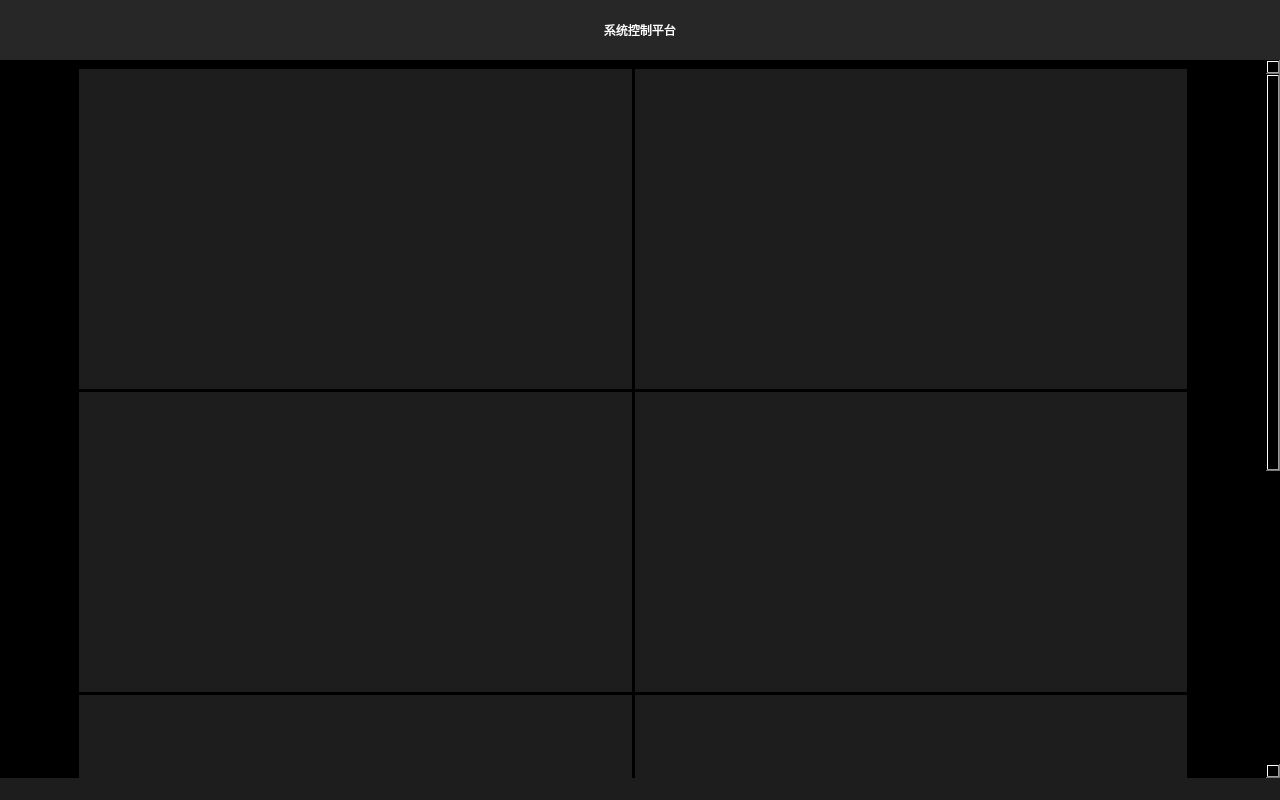
<?xml version="1.0" encoding="UTF-8"?>
<ui version="4.0">
 <class>MainWindow</class>
 <widget class="QMainWindow" name="MainWindow">
  <property name="geometry">
   <rect>
    <x>0</x>
    <y>0</y>
    <width>1280</width>
    <height>800</height>
   </rect>
  </property>
  <property name="windowTitle">
   <string>MainWindow</string>
  </property>
  <property name="styleSheet">
   <string notr="true">background-color: rgb(0, 0, 0);</string>
  </property>
  <widget class="QWidget" name="centralwidget">
   <layout class="QVBoxLayout" name="verticalLayout">
    <property name="spacing">
     <number>0</number>
    </property>
    <property name="leftMargin">
     <number>0</number>
    </property>
    <property name="topMargin">
     <number>0</number>
    </property>
    <property name="rightMargin">
     <number>0</number>
    </property>
    <property name="bottomMargin">
     <number>0</number>
    </property>
    <item>
     <widget class="QLabel" name="titleLabel">
      <property name="sizePolicy">
       <sizepolicy hsizetype="Preferred" vsizetype="MinimumExpanding">
        <horstretch>0</horstretch>
        <verstretch>0</verstretch>
       </sizepolicy>
      </property>
      <property name="minimumSize">
       <size>
        <width>0</width>
        <height>0</height>
       </size>
      </property>
      <property name="maximumSize">
       <size>
        <width>16777215</width>
        <height>60</height>
       </size>
      </property>
      <property name="styleSheet">
       <string notr="true">background-color: rgb(39, 39, 39);
font: 29pt &quot;宋体&quot;;
color: rgb(90, 174, 242);
color: rgb(85, 255, 255);
color: rgb(255, 255, 255);
</string>
      </property>
      <property name="text">
       <string>系统控制平台</string>
      </property>
      <property name="scaledContents">
       <bool>true</bool>
      </property>
      <property name="alignment">
       <set>Qt::AlignCenter</set>
      </property>
      <property name="wordWrap">
       <bool>false</bool>
      </property>
      <property name="indent">
       <number>0</number>
      </property>
     </widget>
    </item>
    <item>
     <widget class="QScrollArea" name="scrollArea">
      <property name="sizePolicy">
       <sizepolicy hsizetype="Expanding" vsizetype="Expanding">
        <horstretch>0</horstretch>
        <verstretch>0</verstretch>
       </sizepolicy>
      </property>
      <property name="frameShape">
       <enum>QFrame::NoFrame</enum>
      </property>
      <property name="verticalScrollBarPolicy">
       <enum>Qt::ScrollBarAsNeeded</enum>
      </property>
      <property name="widgetResizable">
       <bool>true</bool>
      </property>
      <widget class="QWidget" name="scrollAreaWidgetContents">
       <property name="geometry">
        <rect>
         <x>0</x>
         <y>0</y>
         <width>1263</width>
         <height>1249</height>
        </rect>
       </property>
       <layout class="QHBoxLayout" name="horizontalLayout" stretch="1,14,1">
        <property name="spacing">
         <number>0</number>
        </property>
        <property name="leftMargin">
         <number>0</number>
        </property>
        <property name="topMargin">
         <number>9</number>
        </property>
        <property name="rightMargin">
         <number>0</number>
        </property>
        <property name="bottomMargin">
         <number>9</number>
        </property>
        <item>
         <spacer name="horizontalSpacer_1">
          <property name="orientation">
           <enum>Qt::Horizontal</enum>
          </property>
          <property name="sizeType">
           <enum>QSizePolicy::Preferred</enum>
          </property>
          <property name="sizeHint" stdset="0">
           <size>
            <width>76</width>
            <height>20</height>
           </size>
          </property>
         </spacer>
        </item>
        <item>
         <layout class="QGridLayout" name="gridLayout" columnstretch="1,1">
          <property name="topMargin">
           <number>0</number>
          </property>
          <property name="spacing">
           <number>3</number>
          </property>
          <item row="0" column="0">
           <widget class="QLabel" name="label_1">
            <property name="enabled">
             <bool>true</bool>
            </property>
            <property name="sizePolicy">
             <sizepolicy hsizetype="MinimumExpanding" vsizetype="MinimumExpanding">
              <horstretch>1</horstretch>
              <verstretch>1</verstretch>
             </sizepolicy>
            </property>
            <property name="minimumSize">
             <size>
              <width>500</width>
              <height>320</height>
             </size>
            </property>
            <property name="maximumSize">
             <size>
              <width>16777215</width>
              <height>350</height>
             </size>
            </property>
            <property name="sizeIncrement">
             <size>
              <width>1</width>
              <height>1</height>
             </size>
            </property>
            <property name="baseSize">
             <size>
              <width>1</width>
              <height>1</height>
             </size>
            </property>
            <property name="styleSheet">
             <string notr="true">background-color: rgb(29, 29, 29);</string>
            </property>
            <property name="frameShape">
             <enum>QFrame::NoFrame</enum>
            </property>
            <property name="text">
             <string/>
            </property>
           </widget>
          </item>
          <item row="1" column="0">
           <widget class="QLabel" name="label_3">
            <property name="sizePolicy">
             <sizepolicy hsizetype="MinimumExpanding" vsizetype="MinimumExpanding">
              <horstretch>1</horstretch>
              <verstretch>1</verstretch>
             </sizepolicy>
            </property>
            <property name="minimumSize">
             <size>
              <width>0</width>
              <height>300</height>
             </size>
            </property>
            <property name="styleSheet">
             <string notr="true">background-color: rgb(29, 29, 29);</string>
            </property>
            <property name="text">
             <string/>
            </property>
           </widget>
          </item>
          <item row="0" column="1">
           <widget class="QLabel" name="label_2">
            <property name="sizePolicy">
             <sizepolicy hsizetype="MinimumExpanding" vsizetype="MinimumExpanding">
              <horstretch>1</horstretch>
              <verstretch>1</verstretch>
             </sizepolicy>
            </property>
            <property name="minimumSize">
             <size>
              <width>500</width>
              <height>320</height>
             </size>
            </property>
            <property name="maximumSize">
             <size>
              <width>16777215</width>
              <height>350</height>
             </size>
            </property>
            <property name="styleSheet">
             <string notr="true">background-color: rgb(29, 29, 29);</string>
            </property>
            <property name="text">
             <string/>
            </property>
            <property name="textInteractionFlags">
             <set>Qt::NoTextInteraction</set>
            </property>
           </widget>
          </item>
          <item row="2" column="0">
           <widget class="QLabel" name="label_5">
            <property name="sizePolicy">
             <sizepolicy hsizetype="MinimumExpanding" vsizetype="MinimumExpanding">
              <horstretch>0</horstretch>
              <verstretch>0</verstretch>
             </sizepolicy>
            </property>
            <property name="minimumSize">
             <size>
              <width>0</width>
              <height>300</height>
             </size>
            </property>
            <property name="styleSheet">
             <string notr="true">background-color: rgb(29, 29, 29);</string>
            </property>
            <property name="text">
             <string/>
            </property>
           </widget>
          </item>
          <item row="2" column="1">
           <widget class="QLabel" name="label_6">
            <property name="sizePolicy">
             <sizepolicy hsizetype="MinimumExpanding" vsizetype="Preferred">
              <horstretch>0</horstretch>
              <verstretch>0</verstretch>
             </sizepolicy>
            </property>
            <property name="minimumSize">
             <size>
              <width>0</width>
              <height>300</height>
             </size>
            </property>
            <property name="styleSheet">
             <string notr="true">background-color: rgb(29, 29, 29);</string>
            </property>
            <property name="text">
             <string/>
            </property>
           </widget>
          </item>
          <item row="1" column="1">
           <widget class="QLabel" name="label_4">
            <property name="sizePolicy">
             <sizepolicy hsizetype="MinimumExpanding" vsizetype="MinimumExpanding">
              <horstretch>0</horstretch>
              <verstretch>0</verstretch>
             </sizepolicy>
            </property>
            <property name="minimumSize">
             <size>
              <width>0</width>
              <height>300</height>
             </size>
            </property>
            <property name="styleSheet">
             <string notr="true">background-color: rgb(29, 29, 29);</string>
            </property>
            <property name="text">
             <string/>
            </property>
           </widget>
          </item>
          <item row="3" column="0">
           <widget class="QLabel" name="label_7">
            <property name="sizePolicy">
             <sizepolicy hsizetype="MinimumExpanding" vsizetype="Preferred">
              <horstretch>0</horstretch>
              <verstretch>0</verstretch>
             </sizepolicy>
            </property>
            <property name="minimumSize">
             <size>
              <width>0</width>
              <height>300</height>
             </size>
            </property>
            <property name="styleSheet">
             <string notr="true">background-color: rgb(29, 29, 29);</string>
            </property>
            <property name="text">
             <string/>
            </property>
           </widget>
          </item>
          <item row="3" column="1">
           <widget class="QLabel" name="label_8">
            <property name="sizePolicy">
             <sizepolicy hsizetype="MinimumExpanding" vsizetype="Preferred">
              <horstretch>0</horstretch>
              <verstretch>0</verstretch>
             </sizepolicy>
            </property>
            <property name="styleSheet">
             <string notr="true">background-color: rgb(29, 29, 29);</string>
            </property>
            <property name="text">
             <string/>
            </property>
           </widget>
          </item>
         </layout>
        </item>
        <item>
         <spacer name="horizontalSpacer_2">
          <property name="orientation">
           <enum>Qt::Horizontal</enum>
          </property>
          <property name="sizeHint" stdset="0">
           <size>
            <width>76</width>
            <height>20</height>
           </size>
          </property>
         </spacer>
        </item>
       </layout>
      </widget>
     </widget>
    </item>
   </layout>
  </widget>
  <widget class="QStatusBar" name="statusbar">
   <property name="styleSheet">
    <string notr="true">background-color: rgb(29, 29, 29);</string>
   </property>
  </widget>
 </widget>
 <resources/>
 <connections/>
</ui>
